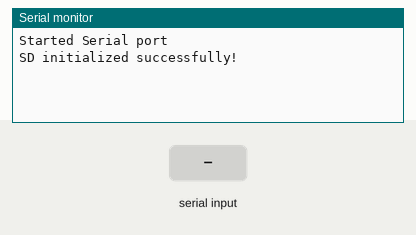
This sketch was run on a simulated Arduino Uno, built for the host (arithmetic inside an expression is 32-bit, double 64-bit). Parts: the last lines printed to the serial monitor. The inputs (shaded band) are chosen by the test bench. Storage starts empty.

Above: at 2.8 s.
2.9 s: "write" received over Serial
At 4.2 s:
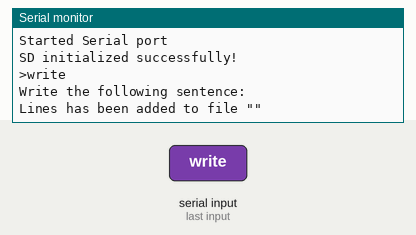
4.5 s: "ls" received over Serial
At 6.2 s:
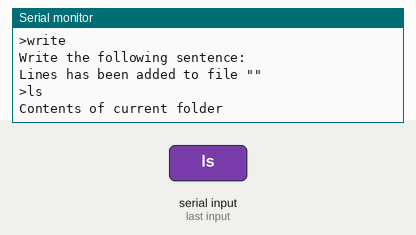
6.5 s: "mkdir" received over Serial
At 7.7 s:
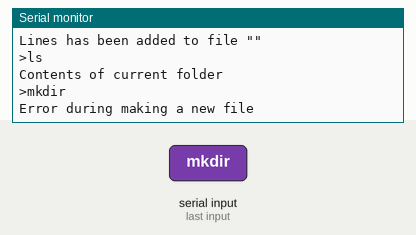
8.5 s: "rmdir" received over Serial
At 9.5 s:
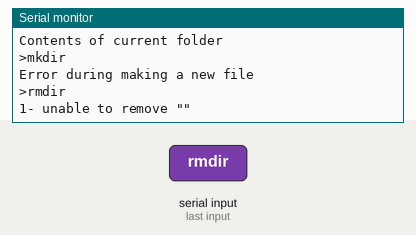
10.5 s: "echo" received over Serial
At 12.2 s:
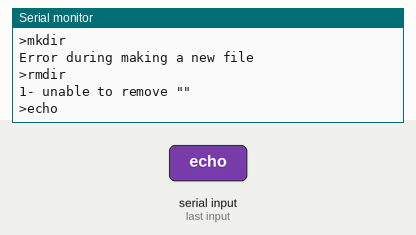
12.5 s: "cd" received over Serial
At 13.8 s:
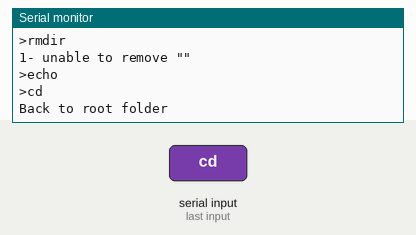

Measured:
- after the input at 2.9 s, the serial monitor: prints a new line after 0.11 s (image 1)
- after the input at 4.5 s, the serial monitor: prints a new line after 0.52 s (image 2)
- after the input at 6.5 s, the serial monitor: prints a new line after 0.52 s (image 3)
- after the input at 8.5 s, the serial monitor: prints a new line after 0.52 s (image 4)
- after the input at 10.5 s, the serial monitor: prints a new line after 0.53 s (image 5)
- after the input at 12.5 s, the serial monitor: prints a new line after 0.53 s (image 6)

The sketch:

terminalSD_new.ino
```cpp
/*
    BigRodent
    - termialSD_new -
    Date: 23/02/2015
    Author: Carlos Rubio Abujas <oldsphere@gmail.com>

    Description:
      Main file of a console based file browser for arduino:

          write (file) (text)  -> Write (text) on (file) in the current folder
          ls -> List dirs on current folder
          mkdir (folder) -> Makes (folder) directory on current folder
          rmdir (folder) -> Removes (folder) directory
          echo (text) -> Print (text) by Serial port
          cd (dir) -> changes directory to (dir). If no (dir) is supplied returns to root directory.
                      (Still pending to add ".." utility to go to previous folder.)
*/

#include <SD.h>
#include <SPI.h>

#define SD_PIN 4
#define BUFFER_SIZE 50

Sd2Card card;
SdFile currentFolder;
SdVolume volume;
SdFile root;

bool isFileOpen = false;

void setup() {
  Serial.begin(9600);
  while(!Serial) {};
  Serial.println("Started Serial port");

  pinMode(10,OUTPUT); //SS PIN for SD Card.

  if (!card.init(SPI_HALF_SPEED, SD_PIN)) {
    Serial.println("SD not found!");
    while (true) {}
  }
  else {
    if (!volume.init(card)) {
      Serial.println("Could not find FAT16/FAT32 partition.\nMake sure you've formatted the card");
      while (true) {}
    }

    root.openRoot(volume);
    currentFolder = root;
    Serial.println("SD initialized successfully!");
  }
}

void loop() {
    if (Serial.available() > 0) {
     char message[BUFFER_SIZE], command[BUFFER_SIZE], argument[BUFFER_SIZE];

     // Read Serial input
     readSerial(message);

     // Process serial input.
     getArgument(message,argument);
     getCommand(message,command);

     Serial.println(argument);

     //process instruction.
     console(command,argument);
  }
  delay(1000);
};
```

commands.ino
```cpp
/*
    BigRodent
    - commands -
    Date: 23/02/2015
    Author: Carlos Rubio Abujas <oldsphere@gmail.com>

    Description:
        Definition of console functions and auxiliars.

        console: Receives the command and argument and performs the actions specified.
        readSerial: Read the Serial buffer and saves the results on the provided char vector.
        getPart: Process a sentence spliting by defined delimiter
        getCommands: Process a sentence and returns the first word
        getArguments: Process a sentence and returns everithing but the first word
*/

bool echoMode = true;

void console(char* command, char* argument) {

     if (echoMode) {
        Serial.print('>');
        Serial.print(command);
        Serial.print(" ");
        Serial.println(argument);
     }

     if (strcmp(command, "write") == 0) {
       //write on open file
       SdFile document;
       char documentName[BUFFER_SIZE], content[2*BUFFER_SIZE];

       getPart(argument," ",-1,content);
       getPart(argument," ",1,documentName);

       if (!document.open(&currentFolder,documentName,O_WRITE|O_CREAT|O_APPEND)) {
         Serial.print("Impossible to write on \"");
         Serial.print(documentName);
         Serial.println("\"");
       }
       else {
         SPI.begin();

         Serial.print("Write the following sentence: ");
         Serial.println(content);
         document.println(content);
         document.close();

         SPI.end();
         Serial.print("Lines has been added to file \"");
         Serial.print(documentName);
         Serial.println("\"");

       }
     }

     else if (strcmp(command, "ls") == 0) {
       // display the content of current folder.

       if (strcmp(argument,NULL) == 0 ) {
         Serial.println("Contents of current folder");
         currentFolder.ls(LS_DATE | LS_SIZE);
       }
       else {
         SdFile inputFolder;
         if(!inputFolder.open(&currentFolder,argument,O_READ)) {
           Serial.print("Unable to display \"");
           Serial.print(argument);
           Serial.println("\"");
         }
         else {
           inputFolder.ls(LS_DATE | LS_SIZE);
         }
       }
     }


     else if (strcmp(command, "mkdir") == 0) {
       // creates a folder.
       SdFile newFolder;
       char folderName[BUFFER_SIZE];

       getPart(argument," ",1,folderName);

     if (!newFolder.makeDir(&currentFolder,folderName)) {
         Serial.println("Error during making a new file");
     }
     else {
       Serial.print("Folder \"");
       Serial.print(folderName);
       Serial.println("\" succesfully created!");
     }

    }


     else if (strcmp(command, "rmdir") == 0) {
       // creates a folder.
       SdFile removalFolder;
       if(!removalFolder.open(&currentFolder,argument,O_READ)) {
         Serial.print("Unable to remove \"");
         Serial.print(argument);
         Serial.println("\"");
       }
       else {
         if (!removalFolder.rmDir()) {
           Serial.print("1- unable to remove \"");
           Serial.print(argument);
           Serial.println("\"");
         }
       }
     }


     else if (strcmp(command, "echo") == 0) {
       // Replies the argument.
         Serial.println(argument);
     }


     else if (strcmp(command, "cd") == 0) {
       // open file.
       SdFile openFile;
       char openName[BUFFER_SIZE];

       if (strcmp(argument,NULL) == 0) {
         currentFolder = root;
         Serial.println("Back to root folder");
         return;
       }

       if (strcmp(argument, ".. ") == 0) {
         getPart(argument,"/",-1,openName);
         Serial.print("Prior folder is: \"");
         Serial.print( openName );
         Serial.println("\"");
         return;
       }

       if (strcmp(argument, ". ") == 0) {
         Serial.print("same directory");
         return;
       }

       getPart(argument," ",1,openName);

       if(!openFile.open(&currentFolder,openName,O_READ)) {
         Serial.print("Unable to open \"");
         Serial.print(openName);
         Serial.println("\"");
       }
       else {
         currentFolder = openFile;
       }
     }

     else {
       // Unrecognized command.
       Serial.print("\"");
       Serial.print(command);
       Serial.println("\" command not recognized");
     }

  Serial.println("");
}

void readSerial (char *outString) {
/*
    Author: Carlos Rubio Abujas <oldsphere@gmail.com>
    Date: 02/20/2015
    Description:
    Read the Serial buffer and saves the results on the provided char vector.

    Arguments:
      outString - Pointer to the char output vector
      bufferSize - The amount of characters the output vector can manage.
*/

  int i=0;
  while (Serial.available() > 0) {
     outString[i] = Serial.read();
     i++;
  }
  outString[i] = '\0'; // Set the final of the string.
}

void getCommand(char* instruction, char* command) {
  getPart(instruction," ",1,command);
}

void getArgument(char* instruction, char* argument) {
  getPart(instruction," ",-1,argument);
}

void getPart(char *textLine,char *delimiter , int part, char* outStr) {
/*
  Author: Carlos Rubio Abujas <oldsphere@gmail.com>
  Date: 21/02/2015
  Description:
    The aim of this function is to analice a string and split the potential command from the
    potential argument.
    To do so two operation modes can be estbalished:
      - If the interested part is the command is a particular word the part argument must be
      a possitive number with the position of the word to return.
      - If the interested part is the rest of the text line but a number of first words the
      part argument must be a negative number with the position of the desires word (with the
      word excluded.

     Arguments:
       textLine - Char array with the text line to process.
       delimiter - The delimiter between words.
       part - the position for split the text line
       outStr - output char array.
*/

  char cmd[BUFFER_SIZE] , arg[BUFFER_SIZE] , *token;

  int i;
  i = 1;

  strcpy(arg,"");
  strcpy(cmd,"");
  token = strtok(textLine,delimiter);
  while (token != NULL) {

    if (i == abs(part)) {
      //Save command.
      strcpy(cmd,token);
    }

    if (i > abs(part)) {
      //Attach argument
      strcat(arg,token);
      strcat(arg,delimiter);
    }

    token = strtok(NULL,delimiter);
    i++;
  }

  if(part>0)
    strcpy(outStr,cmd);
  else
    strcpy(outStr,arg);
}
```
